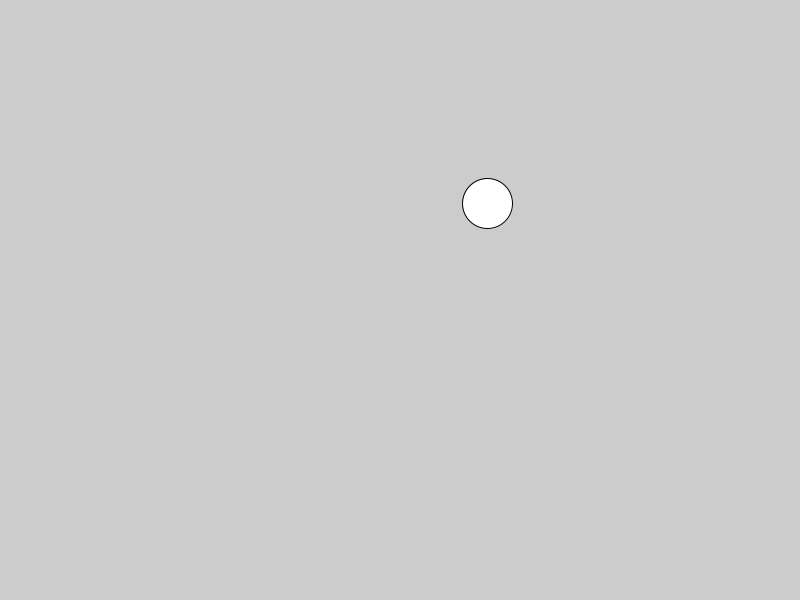
Frame 1 (no input)
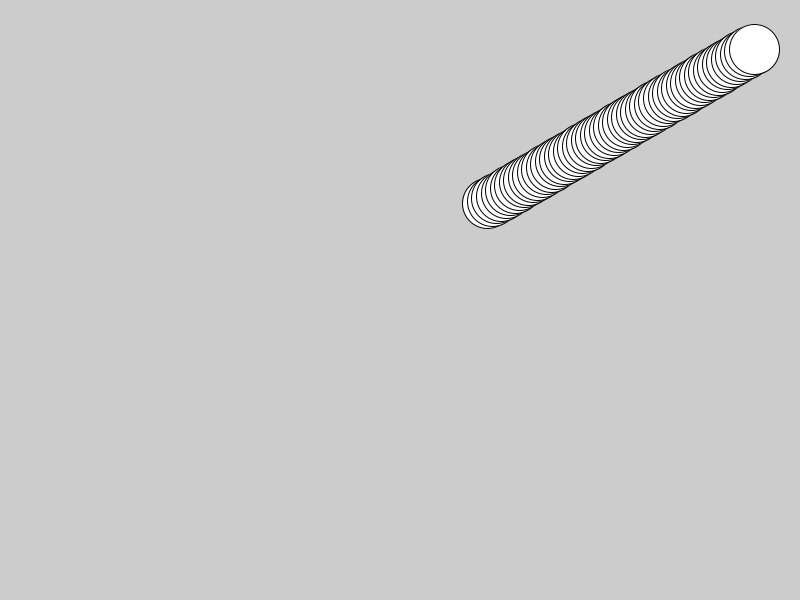
Frame 60 (the mouse pressed at the canvas centre just before this capture)
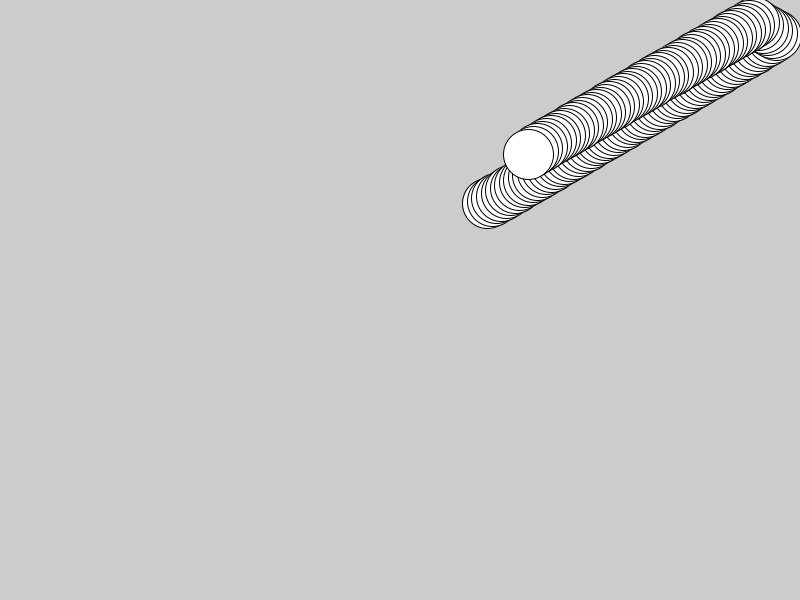
Frame 120 (the mouse held since frame 60 and released just before this capture)

The Processing sketch that drew these frames (run headless with seeded random() and noise(); from frame 60 on, the mouse is pressed at the canvas centre):

// Processing sketch: my_first_bouncing_ball_using_object
// ── my_first_bouncing_ball_using_object.pde
Bouncer b;

void setup() {
  size (800, 600);
  b = new Bouncer();
}


void draw() {
  b.display();
  b.move();
}

// ── bouncer.pde
class Bouncer {
  PVector pos;
  PVector v;
  int size = 50;
  
  Bouncer() {
    pos = new PVector(random(100, 700), random(100, 500));
    v = new PVector(random(-5, 5), random(-5, 5));
  }
  
  void move(){
   pos.add(v);

  if (pos.x>width-size/2 || pos.x<size/2) {
    v.x *= -1;
  }
  if (pos.y>height-size/2 || pos.y<size/2) {
    v.y *= -1;
  } 
  }
  void display(){
    fill(255);
    circle(pos.x, pos.y, size);
  }
}
